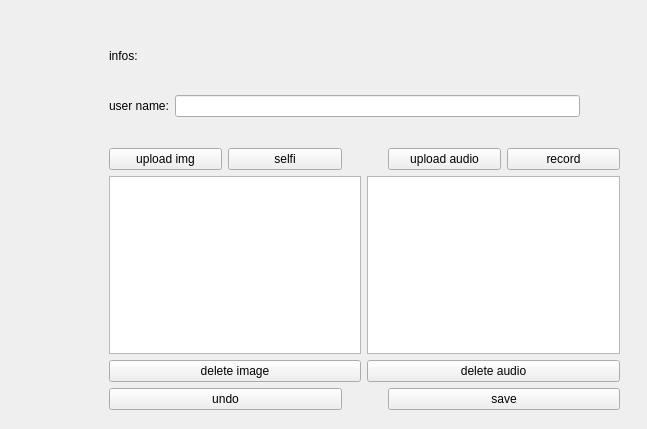
<?xml version="1.0" encoding="UTF-8"?>
<ui version="4.0">
 <class>Form</class>
 <widget class="QWidget" name="Form">
  <property name="geometry">
   <rect>
    <x>0</x>
    <y>0</y>
    <width>647</width>
    <height>429</height>
   </rect>
  </property>
  <property name="windowTitle">
   <string>Form</string>
  </property>
  <widget class="QWidget" name="verticalLayoutWidget">
   <property name="geometry">
    <rect>
     <x>109</x>
     <y>49</y>
     <width>511</width>
     <height>361</height>
    </rect>
   </property>
   <layout class="QVBoxLayout" name="layout">
    <item>
     <widget class="QLabel" name="infos">
      <property name="text">
       <string>infos:</string>
      </property>
     </widget>
    </item>
    <item>
     <spacer name="verticalSpacer">
      <property name="orientation">
       <enum>Qt::Vertical</enum>
      </property>
      <property name="sizeHint" stdset="0">
       <size>
        <width>20</width>
        <height>40</height>
       </size>
      </property>
     </spacer>
    </item>
    <item>
     <layout class="QHBoxLayout" name="horizontalLayout">
      <item>
       <widget class="QLabel" name="label">
        <property name="text">
         <string>user name:</string>
        </property>
       </widget>
      </item>
      <item>
       <widget class="QLineEdit" name="name"/>
      </item>
      <item>
       <spacer name="horizontalSpacer">
        <property name="orientation">
         <enum>Qt::Horizontal</enum>
        </property>
        <property name="sizeType">
         <enum>QSizePolicy::Minimum</enum>
        </property>
        <property name="sizeHint" stdset="0">
         <size>
          <width>40</width>
          <height>20</height>
         </size>
        </property>
       </spacer>
      </item>
     </layout>
    </item>
    <item>
     <spacer name="verticalSpacer_2">
      <property name="orientation">
       <enum>Qt::Vertical</enum>
      </property>
      <property name="sizeHint" stdset="0">
       <size>
        <width>20</width>
        <height>40</height>
       </size>
      </property>
     </spacer>
    </item>
    <item>
     <layout class="QHBoxLayout" name="horizontalLayout_2">
      <item>
       <widget class="QPushButton" name="upload_img">
        <property name="text">
         <string>upload img</string>
        </property>
       </widget>
      </item>
      <item>
       <widget class="QPushButton" name="take_img">
        <property name="text">
         <string>selfi</string>
        </property>
       </widget>
      </item>
      <item>
       <spacer name="horizontalSpacer_3">
        <property name="orientation">
         <enum>Qt::Horizontal</enum>
        </property>
        <property name="sizeType">
         <enum>QSizePolicy::Maximum</enum>
        </property>
        <property name="sizeHint" stdset="0">
         <size>
          <width>40</width>
          <height>20</height>
         </size>
        </property>
       </spacer>
      </item>
      <item>
       <widget class="QPushButton" name="upload_audio">
        <property name="text">
         <string>upload audio</string>
        </property>
       </widget>
      </item>
      <item>
       <widget class="QPushButton" name="take_audio">
        <property name="text">
         <string>record</string>
        </property>
       </widget>
      </item>
     </layout>
    </item>
    <item>
     <layout class="QHBoxLayout" name="horizontalLayout_3">
      <item>
       <layout class="QVBoxLayout" name="verticalLayout">
        <item>
         <widget class="QListWidget" name="images"/>
        </item>
        <item>
         <widget class="QPushButton" name="del_img">
          <property name="text">
           <string>delete image</string>
          </property>
         </widget>
        </item>
       </layout>
      </item>
      <item>
       <layout class="QVBoxLayout" name="verticalLayout_2">
        <item>
         <widget class="QListWidget" name="audios"/>
        </item>
        <item>
         <widget class="QPushButton" name="del_aud">
          <property name="text">
           <string>delete audio</string>
          </property>
         </widget>
        </item>
       </layout>
      </item>
     </layout>
    </item>
    <item>
     <layout class="QHBoxLayout" name="horizontalLayout_5">
      <item>
       <widget class="QPushButton" name="undo">
        <property name="text">
         <string>undo</string>
        </property>
       </widget>
      </item>
      <item>
       <spacer name="horizontalSpacer_2">
        <property name="orientation">
         <enum>Qt::Horizontal</enum>
        </property>
        <property name="sizeType">
         <enum>QSizePolicy::Minimum</enum>
        </property>
        <property name="sizeHint" stdset="0">
         <size>
          <width>40</width>
          <height>20</height>
         </size>
        </property>
       </spacer>
      </item>
      <item>
       <widget class="QPushButton" name="save">
        <property name="text">
         <string>save</string>
        </property>
       </widget>
      </item>
     </layout>
    </item>
   </layout>
  </widget>
 </widget>
 <resources/>
 <connections/>
</ui>
